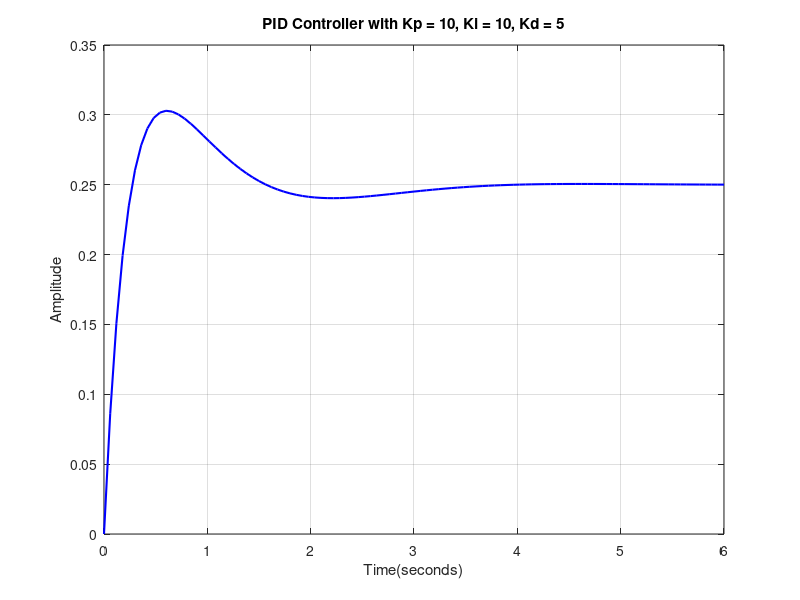

MATLAB code to generate this figure:
m = 0.0027;
R = 0.02;
g = -9.8;
L = 0.342;
d = 0.064123;
J = 4.32e-7;
s = tf('s');
P_ball = -m*g*d/L/(J/R^2+m)/s^2;

% Defining Kp, Ki & Kd
Kp = 10;
Ki = 10;
Kd = 5;
C = pid(Kp,Ki,Kd);
sys_cl=feedback(C*P_ball,1);

% Plotting Response
[y,t] = step(0.25*sys_cl);
figure;
plot(t,y,'b','LineWidth',1.5);
grid;
title('PID Controller with Kp = 10, Ki = 10, Kd = 5');
xlabel('Time(seconds)');
ylabel('Amplitude');
t=0:0.01:5;